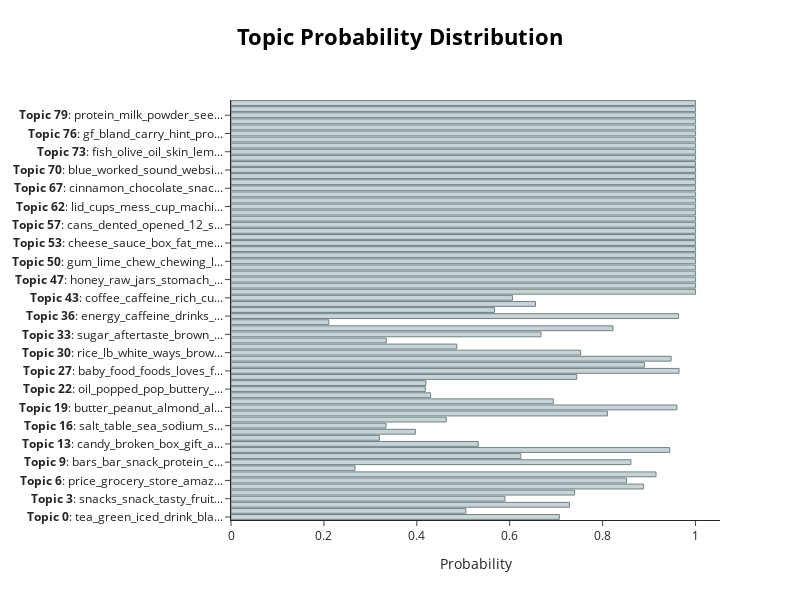

This figure's notebook cell:
### Code cell
# The variable probabilities that is returned from transform() or fit_transform() can be used to understand how confident BERTopic is that certain topics can be found in a document.
#Doesnt seem to be working as expected atm, need to debug
topics, probs = topic_model.transform(df['Text'])
topic_model.visualize_distribution(probs, min_probability=0.2)

### Figure 1 — Plotly figure (JSON) as saved in the notebook; plotly's stock layout.template omitted (floating-point values rounded to 4 significant figures)
{"data": [{"marker": {"color": "#C8D2D7", "line": {"color": "#6E8484", "width": 1}}, "orientation": "h", "type": "bar", "x": [0.7068, 0.5055, 0.7287, 0.5897, 0.7397, 0.8883, 0.8515, 0.9149, 0.2671, 0.8609, 0.6241, 0.9445, 0.5323, 0.3195, 0.3968, 0.3338, 0.4634, 0.8103, 0.9599, 0.6937, 0.4296, 0.4182, 0.4196, 0.7443, 0.9645, 0.8901, 0.9473, 0.7525, 0.4858, 0.3342, 0.6675, 0.8224, 0.2106, 0.9636, 0.5674, 0.6555, 0.6059, 1, 1, 1, 1, 1, 1, 1, 1, 1, 1, 1, 1, 1, 1, 1, 1, 1, 1, 1, 1, 1, 1, 1, 1, 1, 1, 1, 1, 1, 1, 1, 1], "y": ["<b>Topic 0</b>: tea_green_iced_drink_bla...", "<b>Topic 1</b>: coffee_cup_starbucks_bea...", "<b>Topic 2</b>: product_tastes_taste_gre...", "<b>Topic 3</b>: snacks_snack_tasty_fruit...", "<b>Topic 4</b>: chips_potato_bag_bbq_bak...", "<b>Topic 5</b>: orange_juice_soda_drink_...", "<b>Topic 6</b>: price_grocery_store_amaz...", "<b>Topic 7</b>: dog_treats_dogs_treat_pr...", "<b>Topic 8</b>: nuts_almond_roasted_nut_...", "<b>Topic 9</b>: bars_bar_snack_protein_c...", "<b>Topic 10</b>: cookies_cookie_breakfas...", "<b>Topic 12</b>: dog_food_dogs_meat_ingr...", "<b>Topic 13</b>: candy_broken_box_gift_a...", "<b>Topic 14</b>: cat_food_grain_diet_eat", "<b>Topic 15</b>: crackers_boxes_box_snac...", "<b>Topic 16</b>: salt_table_sea_sodium_s...", "<b>Topic 17</b>: china_treats_dogs_dog_c...", "<b>Topic 18</b>: gift_product_item_compa...", "<b>Topic 19</b>: butter_peanut_almond_al...", "<b>Topic 20</b>: cocoa_hot_chocolate_mis...", "<b>Topic 21</b>: sauce_spicy_hot_heat_sp...", "<b>Topic 22</b>: oil_popped_pop_buttery_...", "<b>Topic 24</b>: coffee_cup_cups_mountai...", "<b>Topic 25</b>: soup_soups_chicken_sodi...", "<b>Topic 27</b>: baby_food_foods_loves_f...", "<b>Topic 28</b>: coconut_water_refreshin...", "<b>Topic 29</b>: package_spicy_asian_wat...", "<b>Topic 30</b>: rice_lb_white_ways_brow...", "<b>Topic 31</b>: beans_vanilla_bean_extr...", "<b>Topic 32</b>: microwave_bag_shake_bak...", "<b>Topic 33</b>: sugar_aftertaste_brown_...", "<b>Topic 34</b>: mix_gf_flour_recipe_syr...", "<b>Topic 35</b>: sauce_gf_gluten_wheat_o...", "<b>Topic 36</b>: energy_caffeine_drinks_...", "<b>Topic 39</b>: calories_bars_calorie_b...", "<b>Topic 42</b>: bread_flour_machine_mix...", "<b>Topic 43</b>: coffee_caffeine_rich_cu...", "<b>Topic 44</b>: arrived_fast_arrive_shi...", "<b>Topic 45</b>: cocoa_hot_chocolate_cup...", "<b>Topic 47</b>: honey_raw_jars_stomach_...", "<b>Topic 48</b>: taste_flavor_sour_bette...", "<b>Topic 49</b>: black_candy_berry_newma...", "<b>Topic 50</b>: gum_lime_chew_chewing_l...", "<b>Topic 51</b>: seeds_seed_salt_brand_t...", "<b>Topic 52</b>: sweetener_sweeteners_pa...", "<b>Topic 53</b>: cheese_sauce_box_fat_me...", "<b>Topic 54</b>: olive_oil_cooked_juice_...", "<b>Topic 55</b>: oatmeal_oats_breakfast_...", "<b>Topic 57</b>: cans_dented_opened_12_s...", "<b>Topic 58</b>: jars_baby_plastic_food_...", "<b>Topic 60</b>: dish_fresh_oil_aroma_ad...", "<b>Topic 62</b>: lid_cups_mess_cup_machi...", "<b>Topic 64</b>: coconut_oil_hair_skin_g...", "<b>Topic 66</b>: ginger_second_hot_bags_...", "<b>Topic 67</b>: cinnamon_chocolate_snac...", "<b>Topic 68</b>: half_counter_item_price...", "<b>Topic 69</b>: milk_soy_children_rice_...", "<b>Topic 70</b>: blue_worked_sound_websi...", "<b>Topic 71</b>: arrived_condition_star_...", "<b>Topic 72</b>: formula_baby_organic_mi...", "<b>Topic 73</b>: fish_olive_oil_skin_lem...", "<b>Topic 74</b>: tomatoes_cans_tomato_am...", "<b>Topic 75</b>: coffee_blend_100_lackin...", "<b>Topic 76</b>: gf_bland_carry_hint_pro...", "<b>Topic 77</b>: cookies_15_boxes_price_...", "<b>Topic 78</b>: pumpkin_seeds_seed_red_...", "<b>Topic 79</b>: protein_milk_powder_see...", "<b>Topic 80</b>: vanilla_cream_alcohol_p...", "<b>Topic 81</b>: grams_18_servings_powde..."]}], "layout": {"height": 600, "hoverlabel": {"bgcolor": "white", "font": {"family": "Rockwell", "size": 16}}, "title": {"font": {"color": "Black", "size": 22}, "text": "<b>Topic Probability Distribution</b>", "x": 0.5, "xanchor": "center", "y": 0.95, "yanchor": "top"}, "width": 800, "xaxis": {"title": {"text": "Probability"}}}}
